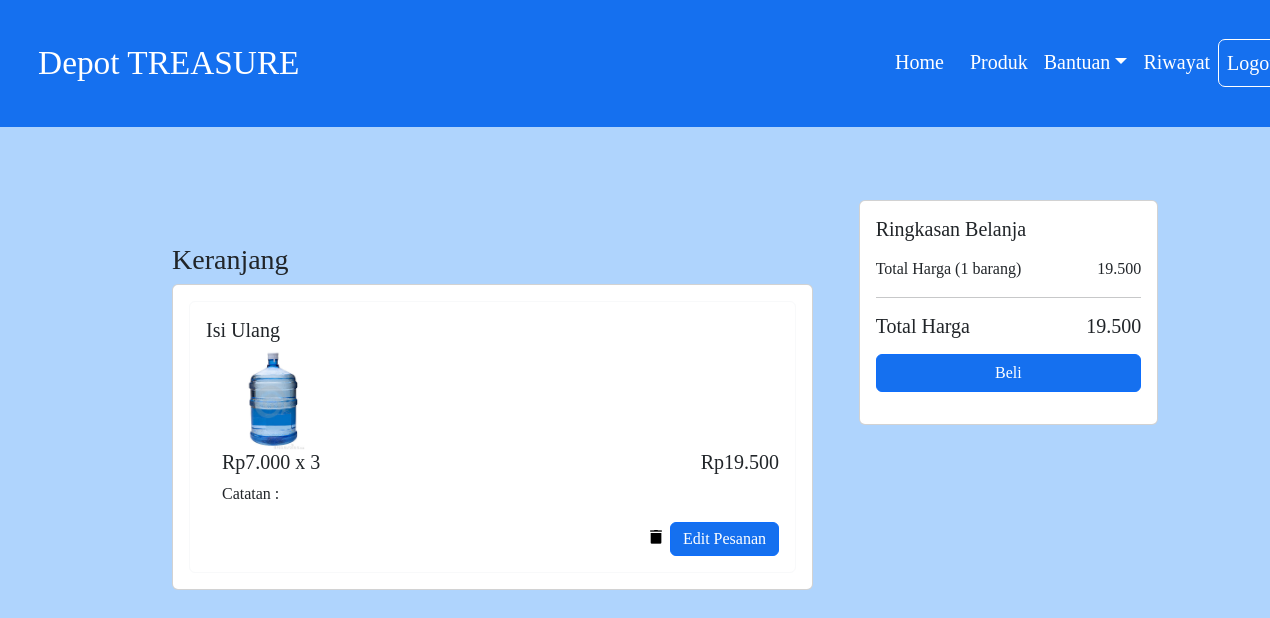
The app's page /keranjang.php (signed in) with its own data.
### tables this page shows
CREATE TABLE `keranjang` (
  `keranjangid` int(11) NOT NULL,
  `username` varchar(20) NOT NULL,
  `total_harga` int(10) NOT NULL,
  `productid` int(11) NOT NULL,
  `quantity` int(3) NOT NULL,
  `catatanorder` varchar(100) NOT NULL
);

CREATE TABLE `product` (
  `productid` int(11) NOT NULL,
  `name` varchar(200) NOT NULL,
  `price` int(10) NOT NULL,
  `foto` text NOT NULL
);

### keranjang.php (the view, shortened to what this page needs)
<html>
<head>
	<link href="https://cdn.jsdelivr.net/npm/bootstrap@5.2.1/dist/css/bootstrap.min.css" rel="stylesheet">
</head>
<body style="height: 70%; margin-bottom: 5%;background-color: #afd4fd; ">
	<nav class="navbar navbar-expand-lg" style="background-color: #1570ef; margin-bottom: 100px;" >
		  <div class="container-fluid" style="padding:2% 0 2% 0%; font-size: 15pt">
		    <a class="navbar-brand" href="#" style="color: white; padding-left: 3%;font-size: 25pt;">Depot TREASURE</a>
		    <div class="collapse navbar-collapse" id="navbarNavDropdown" style="padding-left: 45%">
		      <ul class="navbar-nav">
		        <li class="nav-item">
		          <a class="nav-link active" aria-current="page" href="home.php" style="color: white; margin-right: 10px;">Home</a>
		        </li>
		        <li class="nav-item">
		          <a class="nav-link" href="index_user.php" style="color: white">Produk</a>
		        </li>
		        <li class="nav-item dropdown">
		          <a class="nav-link dropdown-toggle" href="#" role="button" data-bs-toggle="dropdown" aria-expanded="false" style="color: white">Bantuan</a>
		        </li>
                 <li class="nav-item">
                    <a class="nav-link" href="riwayat.php" style="color: white;">Riwayat</a>
                </li>
		       <li class="nav-item">
		        	<a class="nav-link" href="logout.php" style="color: white; background-color:#1570ef; border:1px solid white; border-radius: 7px;">Logout</a>
		        </li>
		      </ul>
		    </div>
		  </div>
		</nav>
        <section class="vh-100">
        <div class="container text-start pt-2">
            <div class="row pt-2">
                <div class="col-1">
                </div>
                <div class="col-7">
                    <h3>Keranjang</h3>
                    <div class="card">
                        <div class="card-body">
                            <?php
                            include('koneksi.php');
                            $username = $_SESSION['username'];
                            $sql = "SELECT a.keranjangid, a.total_harga, a.productid, a.quantity, a.catatanorder, c.name, c.foto, c.price
                            FROM keranjang a INNER JOIN product c
                            ON a.productid=c.productid where a.username='$username';";
                            $query    = mysqli_query($connect, $sql);
                            $jumlah = 0;
                            $totalharga = 0;
                            while ($data = mysqli_fetch_array($query)) {
                            ?>
                                <div class="card border-light">
                                    <div class="card-body">
                                        <label class="form-check-label" for="item">
                                            <h5><?= $data['name'] ?></h5>
                                        </label>
                                        <div class="ps-3">
                                            <div class="d-flex" style="height:100px;">
                                                <img src="img/<?= $data['foto'] ?>" class="img-fluid rounded-3" alt="Shopping item" style="object-fit: contain; width:100px">
                                            </div>
                                            <div class="d-flex justify-content-between">
                                                <h5>Rp<?= number_format($data['price'], 0, "", ".") ?> x <?= $data['quantity'] ?></h5>
                                                <h5>Rp<?= number_format($data['total_harga'], 0, "", ".") ?></h5>
                                            </div>
                                            <div class="d-flex gap-1">
                                                <p> Catatan :</p>
                                            </div>
                                        </div>
                                        <div class="d-flex ps-3 justify-content-end">
                                            <div class="d-flex justify-content-center">
                                                <button class="btn btn-default pt-0 pb-1 px-1">
                                                    <img src="foto/trash.jpg" width="18px" class="pt-1 pb-1 mt-auto mb-auto" data-bs-toggle="modal" data-bs-target="#staticBackdroph<?= $data['keranjangid'] ?>">
                                                </button>
                                                <button type="button" class="btn btn-primary pt-1 pb-1 mt-auto mb-auto" data-bs-toggle="modal" data-bs-target="#staticBackdrop<?= $data['keranjangid'] ?>" style="background-color: #1570ef">
                                                    Edit Pesanan
                                                </button>
                                            </div>
                                        </div>
                                    </div>
                                </div>
                            <?php
                                $jumlah++;
                                $totalharga = $totalharga + $data['total_harga'];
                            }
                            ?>
                        </div>
                    </div>
                </div>
                <div class="col-4 fixed-top offset-8 my-10 py-10" style="margin-top: 200px;">
                    <div class="card w-75">
                        <div class="card-body">
                            <h5 class="card-title">Ringkasan Belanja</h5>
                            <p class="card-text">
                            <div class="d-flex justify-content-between">
                                <div>Total Harga (<?= $jumlah ?> barang)</div>
                                <div><?= number_format($totalharga, 0, "", ".") ?></div>
                            </div>
                            </p>
                            <hr>
                            <h5 class="card-text pb-2">
                                <div class="d-flex justify-content-between">
                                    <div>Total Harga</div>
                                    <div><?= number_format($totalharga, 0, "", ".") ?></div>
                                </div>
                            </h5>
                            <form action="keranjang_proses.php" method="post">
                                <button type="submit" class="btn btn-primary d-grid gap-2" style="background-color: #1570ef; width:100%;">Beli</button>
                            </form>
                        </div>
                    </div>
                </div>
            </div>
        </div>
    </section>
</body>
</html>

### keranjang.php (style rules this page uses)
* { font-family: 'Poppins'; }

### records on screen
keranjang: productid.name "Isi Ulang", productid.foto (picture), productid.price "7.000", quantity "3", total_harga "19.500"

### other values on screen
$jumlah "1"
$totalharga "19.500"
